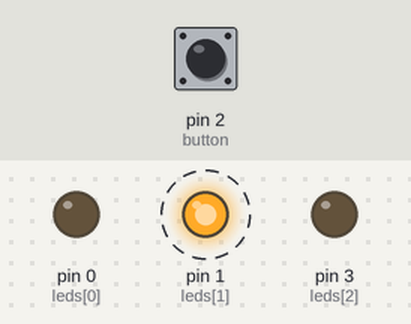
The sketch below on a simulated Arduino Uno, built with avr-gcc and run on an emulated ATmega328P. Parts: output pins drawn as LEDs (lit = HIGH). Dashed ring = blinking. Inputs (shaded band) come from the test bench; at power-on: pin 2 (button) HIGH.

Above: at 0.84 s.
1.3 s: pin 2 (button) pulled LOW for 0.15 s
At 1.55 s:
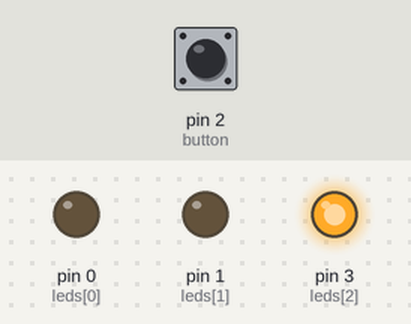
2.9 s: pin 2 (button) pulled LOW for 1 s
At 3.01 s:
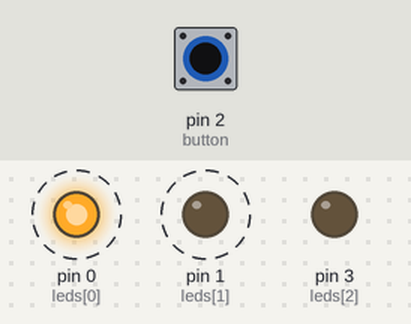
5.9 s: pin 2 (button) pulled LOW for 3.2 s
At 7.1 s:
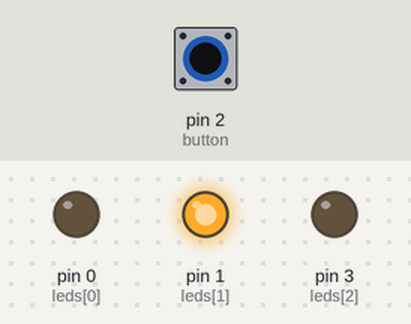
Timing chart, 0 to 8.9 s (numbered marks = the images above; inputs shaded):
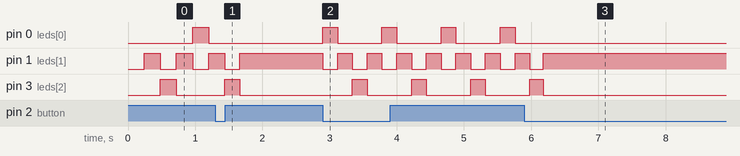

Measured:
- after the input at 1.3 s, pin 0 (leds[0]): stays LOW (without the input it goes to HIGH after 0.62 s); pin 1 (leds[1]): goes on until 1.7 s, then stays HIGH; pin 3 (leds[2]): goes on until 1.7 s, then stays LOW
- after the input at 2.9 s, pin 0 (leds[0]): alternates HIGH for 0.22 s and LOW for 0.66 s, starting at once; pin 1 (leds[1]): alternates HIGH for 0.22 s and LOW for 0.22 s, starting at once; pin 3 (leds[2]): alternates HIGH for 0.22 s and LOW for 0.66 s, starting after 0.44 s
- after the input at 5.9 s, pin 0 (leds[0]): stops changing and stays LOW; pin 1 (leds[1]): goes on until 6.2 s, then stays HIGH; pin 3 (leds[2]): goes on until 6.2 s, then stays LOW
- by itself, pin 1 (leds[1]): alternates HIGH for 0.24 s and LOW for 0.24 s

The sketch:

swatch_game_attiny.ino
```cpp
#define NUM_LEDS 3

int leds[] = {
  0, 1, 3};
int button = 2;

int currLED = 0;
int prevLED = 0;
int winTime = 140;

volatile int chosenLED = -1;
volatile int delayTime = 240;
volatile int lastChosenTime = 0;
volatile int lastPress = 0;


void setup() {
  // set LED pins as outputs and
  // leave lights off
  for( int i=0; i<NUM_LEDS; i++) {
    pinMode( leds[i], OUTPUT );
    digitalWrite( leds[i], LOW );
  }

  // set button pin as input and
  // use internal pull-up resistor
  pinMode( button, INPUT );
  digitalWrite( button, HIGH );

  // attach interrupt to our function and
  // have it called when the signal falls
  // from high to low
  attachInterrupt( 0, buttonHit, FALLING );
}

void loop() {
  // play game if we haven't reaching fastest level
  if ( delayTime > winTime ){
    switch( chosenLED ){
    case -1:
      // if the button hasn't been pressed to choose an LED
      // keep flashing the gam
      for( currLED=0; currLED<NUM_LEDS-1; currLED++) {
        digitalWrite( leds[currLED], HIGH );
        digitalWrite( leds[prevLED], LOW );
        delay( delayTime );
        prevLED = currLED;
      }
      for( currLED=NUM_LEDS-1; currLED>0; currLED--) {
        digitalWrite( leds[currLED], HIGH );
        digitalWrite( leds[prevLED], LOW );
        delay( delayTime );
        prevLED = currLED;
      }
      break;

    default:
      // light up the chosen LED
      for( int i=0; i<chosenLED; i++ ) {
        digitalWrite( leds[i], LOW );
      }
      for( int i=chosenLED+1; i<NUM_LEDS; i++ ) {
        digitalWrite( leds[i], LOW );
      }
      digitalWrite( leds[chosenLED], HIGH );

    }
  }
  else {
    for( int i=0; i<NUM_LEDS; i++) {
      digitalWrite( leds[i], HIGH );
    }
    delay( 150 );
    for( int i=0; i<NUM_LEDS; i++) {
      digitalWrite( leds[i], LOW );
    }
    delay( 150 );
  }
}

void buttonHit () {
  // button debounce
  int currState = digitalRead( button );

  if ( millis() - lastPress > 100 && currState==LOW ) {
    // select LED
    if( chosenLED == -1 ) {
      chosenLED = currLED;
      lastChosenTime = millis();

      if( chosenLED == 1 && delayTime >= winTime ) {
        delayTime = delayTime-20;
      }
    }

    // if an LED has been selected over a second ago
    // start next round of game
    if ( chosenLED != -1 && ( millis()-lastChosenTime > 1000 )) {
      chosenLED = -1;
    }
  }
  lastPress = millis();
}
```
